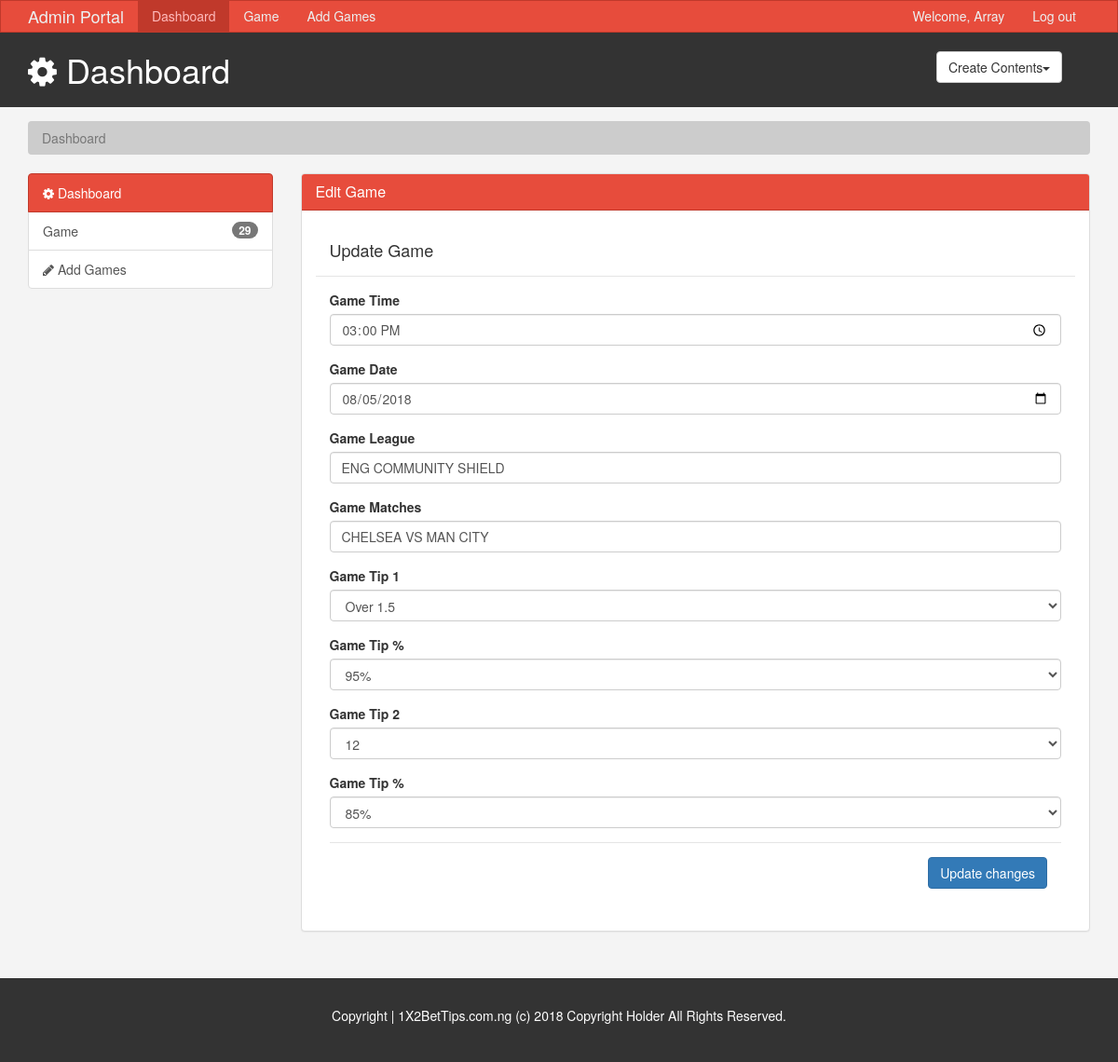
Page /admin/edit.php?id=20 (signed in) on the committed database.
### tables this page shows
CREATE TABLE `games` (
  `id` int(11) NOT NULL,
  `league` varchar(225) DEFAULT NULL,
  `matches` varchar(225) DEFAULT NULL,
  `tip1` varchar(225) DEFAULT NULL,
  `firstpercentage` varchar(20) DEFAULT NULL,
  `tip2` varchar(225) DEFAULT NULL,
  `secondpercentage` varchar(20) DEFAULT NULL,
  `matchdate` date DEFAULT NULL,
  `matchtime` varchar(20) DEFAULT NULL,
  `status` int(11) DEFAULT '0',
  `datecreated` datetime NOT NULL DEFAULT CURRENT_TIMESTAMP
);

### admin/Database.php (called while the page is built, shortened)
<?php
class Database
{
    private $dbhost = 'localhost';
    private $dbuser = '';
    private $dbpass = '';
    private $dbname = '';
    private $dbh;
    private $stmt;
    private static $instance;
    private function __construct()
    {
        $DSN = "mysql:host=". $this->dbhost . ";dbname=". $this->dbname;
        $options = array(
            PDO::ATTR_PERSISTENT => true,
            PDO::ATTR_ERRMODE => PDO::ERRMODE_EXCEPTION
        );
        try {
            $this->dbh = new PDO($DSN,  $this->dbuser, $this->dbpass, $options);
        } catch (PDOException $e) {
            $this->error = $e->getMessage();
            echo $this->error;
        }
    }
    public static function getInstance()
    {
        if (!self::$instance) {
            self::$instance = new self();
        }
        return self::$instance;
    }
    public function query($sql)
    {
        $this->stmt = $this->dbh->prepare($sql);
    }
    public function bind($param, $value, $type = null)
    {
        if (is_null($type)) {
            switch (true) {
                default:
                    $type = PDO::PARAM_STR;
                    break;
            }
        }
        $this->stmt->bindValue($param, $value, $type);
    }
    public function execute()
    {
         $this->stmt->execute();
         return $this->stmt;
    }
    public function single()
    {
        $this->execute();
        if ($this->rowCount() > 0) {
            return $this->stmt->fetch(PDO::FETCH_OBJ);
        }
    }
    public function rowCount()
    {
        return $this->stmt->rowCount();
    }
}

### admin/edit.php (the view, shortened to what this page needs)
<?php require_once 'header.php'?>
	<section>
		<div class="container">
			<ol class="breadcrumb">
				<li class="active">Dashboard</li>
			</ol>
		</div>
	</section>
	<section id="main">
		<div class="container">
			<div class="row">
				<div class="col-md-3">
					<div class="list-group">
						  <a href="#" class="list-group-item active main-color-bg">
						    <span class="fa fa-cog" aria-hidden="true"></span> Dashboard
						  </a>
			              <a href="games.php" class="list-group-item">Game <span class="badge">29</span></a>
						  <a type="button" class="list-group-item" data-toggle="modal" data-target="#addPost"><span class="fa fa-pencil" aria-hidden="true"></span> Add Games</a>
			         </div>
				</div>
				<div class="col-md-9">
          <div class="panel panel-default">
						  <div class="panel-heading main-color-bg">
						    <h3 class="panel-title">Edit Game</h3>
						  </div>
              <div class="panel-body">
				  <?php
					  $db = Database::getInstance();
					  $query = 'SELECT * FROM games WHERE id = :id';
					  $db->query($query);
					  $db->bind(':id', $_GET['id']);
					  $row = $db->single();?>
				  <form>
  					<div class="modal-header">
  						<h4 class="modal-title" id="myModalLabel">Update Game</h4>
  					</div>
  					<div class="modal-body">
  						<div class="form-group">
  							<label>Game Time</label>
  							<input type="time" value="<?php echo $row->matchtime ?>" id="time" class="form-control" placeholder="Game time">
  						</div>
  						<div class="form-group">
  							<label>Game Date</label>
  							<input type="date" value="<?php echo $row->matchdate ?>" id="matchdate" class="form-control" placeholder="Enter Game date">
  						</div>
  						<div class="form-group">
  							<label for="">Game League</label>
  							<input type="text" value="<?php echo $row->league ?>" id="League" class="form-control" placeholder="Game League" />
  						</div>
  						<div class="form-group">
  							<label for="">Game Matches</label>
  							<input type="text" value="<?php echo $row->matches ?>" id="match" class="form-control" placeholder="Game Matches" />
  						</div>
  						<div class="form-group">
  							<label for="">Game Tip 1</label>
  							<select id="tip1" class="form-control">
								<option><?php echo $row->tip1 ?></option>
  							</select>
  						</div>
  						<div class="form-group">
  							<label for="">Game Tip %</label>
  							<select id="firstpercent" class="form-control">
								<option><?php echo $row->firstpercentage ?></option>
  							</select>
  						</div>
  						<div class="form-group">
  							<label for="">Game Tip 2</label>
  							<select id="tip2" class="form-control">
								<option><?php echo $row->tip2 ?></option>
  							</select>
  						</div>
  						<div class="form-group">
  							<label for="">Game Tip %</label>
  							<select id="secondpercent" class="form-control">
								<option><?php echo $row->secondpercentage ?></option>
  							</select>
  						</div>
  						<div class="modal-footer">
  							<a href="#" id="updateGame" gid = "<?php echo $row->id ?>" class="btn btn-primary">Update changes</a>
  						</div>
  				</form>
              </div>
          </div>
				</div>
			</div>
		</div>
	</section>
<?php require_once 'footer.php';?>

### admin/css/style.css (style rules this page uses)
body { background:#f4f4f4; }
.main-color-bg { background-color: #e74c3c !important; color: #ffffff !important; border-color: #c0392b !important; }
.breadcrumb { background: #cccccc; color: #333333; }

### rows in the picture
games: matchtime "15:00", matchdate "08/05/2018", league "ENG COMMUNITY SHIELD", matches "CHELSEA VS MAN CITY", tip1 "Over 1.5", firstpercentage "95%", tip2 "12", secondpercentage "85%"

### other values in the picture
explode('@', $_SESSION['email'][0]) "Array"
